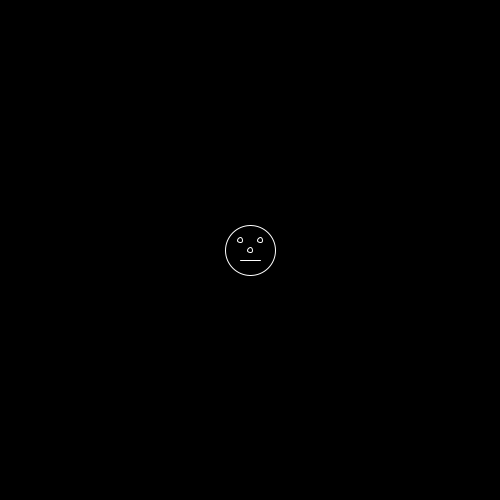
Frame 1 (no input)
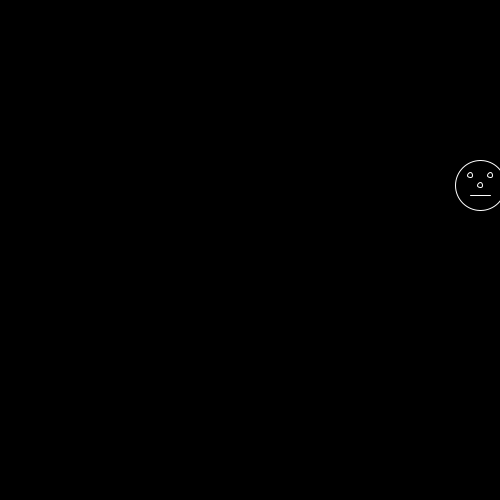
Frame 60 (the mouse pressed at the canvas centre just before this capture)
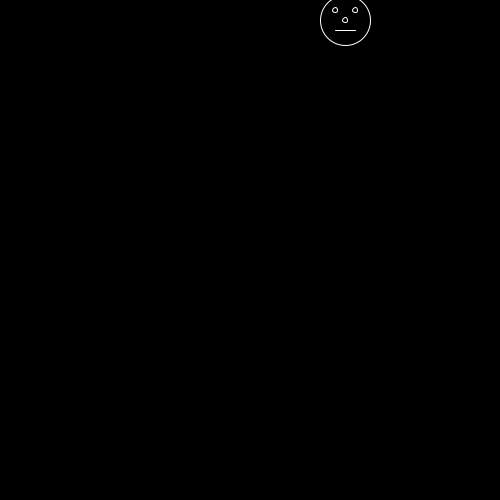
Frame 120 (the mouse held since frame 60 and released just before this capture)

The Processing sketch that drew these frames (run headless with seeded random() and noise(); from frame 60 on, the mouse is pressed at the canvas centre):

// Processing sketch: facearoundthewall
// ── facearoundthewall.pde
void setup()
{
  size(500, 500);
  
  stroke(255);
  fill(0);
  
   x = width / 2;
   y = height / 2;
 
}

float x, y;
int speed = 5;
int xspeed = speed;
int yspeed = 0;
float theta = 0;
float radius = 25;

void draw()
{ 
  background(0);
  
  ellipse(x, y, radius * 2, radius * 2);
  ellipse(x - 10, y - 10, 5, 5);
  ellipse(x + 10, y - 10, 5, 5);
  ellipse(x, y, 5, 5);
  line(x - 10, y + 10, x + 10, y + 10); 

  if (x > width - radius)
  {
    xspeed = 0;
    yspeed = -speed;
    //x = width - radius;
  }
  
  if (y < radius)
  {
    xspeed = -speed;
    yspeed = 0;
    //y = radius;
  }
  
  if (x < radius)
  {
    xspeed = 0;
    yspeed = speed;
    //x = radius;
  }
  
  if (y > height - radius)
  {
    xspeed = speed;
    yspeed = 0;
    //y = height - radius;
  }
  
  x += xspeed;
  y += yspeed;  
  
  println(x + ", " + y);

}
